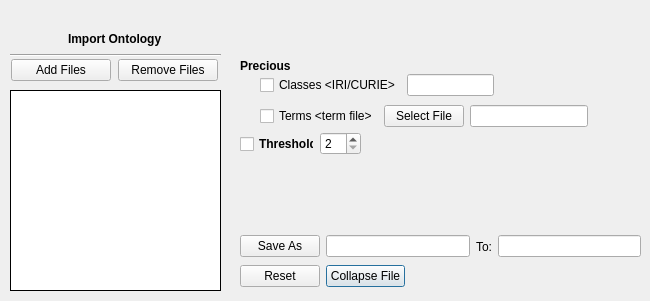
      <widget class="QWidget" name="collapse">
       <attribute name="title">
        <string>Collapse</string>
       </attribute>
       <widget class="QListWidget" name="collapseFileNames">
        <property name="geometry">
         <rect>
          <x>10</x>
          <y>90</y>
          <width>211</width>
          <height>201</height>
         </rect>
        </property>
        <property name="focusPolicy">
         <enum>Qt::ClickFocus</enum>
        </property>
        <property name="frameShape">
         <enum>QFrame::Box</enum>
        </property>
        <property name="frameShadow">
         <enum>QFrame::Plain</enum>
        </property>
       </widget>
       <widget class="QLabel" name="label_3">
        <property name="geometry">
         <rect>
          <x>240</x>
          <y>50</y>
          <width>58</width>
          <height>31</height>
         </rect>
        </property>
        <property name="font">
         <font>
          <family>Arial</family>
          <pointsize>9</pointsize>
          <bold>true</bold>
         </font>
        </property>
        <property name="text">
         <string>Precious</string>
        </property>
       </widget>
       <widget class="QWidget" name="layoutWidget">
        <property name="geometry">
         <rect>
          <x>10</x>
          <y>50</y>
          <width>211</width>
          <height>41</height>
         </rect>
        </property>
        <layout class="QHBoxLayout" name="horizontalLayout_8">
         <item>
          <widget class="QPushButton" name="collapseAddFile">
           <property name="sizePolicy">
            <sizepolicy hsizetype="Ignored" vsizetype="Fixed">
             <horstretch>0</horstretch>
             <verstretch>0</verstretch>
            </sizepolicy>
           </property>
           <property name="minimumSize">
            <size>
             <width>100</width>
             <height>0</height>
            </size>
           </property>
           <property name="maximumSize">
            <size>
             <width>100</width>
             <height>16777215</height>
            </size>
           </property>
           <property name="focusPolicy">
            <enum>Qt::NoFocus</enum>
           </property>
           <property name="text">
            <string>Add Files</string>
           </property>
           <property name="default">
            <bool>false</bool>
           </property>
           <property name="flat">
            <bool>false</bool>
           </property>
          </widget>
         </item>
         <item>
          <widget class="QPushButton" name="collapseRemoveFile">
           <property name="sizePolicy">
            <sizepolicy hsizetype="Ignored" vsizetype="Fixed">
             <horstretch>0</horstretch>
             <verstretch>0</verstretch>
            </sizepolicy>
           </property>
           <property name="minimumSize">
            <size>
             <width>100</width>
             <height>0</height>
            </size>
           </property>
           <property name="maximumSize">
            <size>
             <width>100</width>
             <height>16777215</height>
            </size>
           </property>
           <property name="focusPolicy">
            <enum>Qt::NoFocus</enum>
           </property>
           <property name="text">
            <string>Remove Files</string>
           </property>
          </widget>
         </item>
        </layout>
       </widget>
       <widget class="QWidget" name="layoutWidget">
        <property name="geometry">
         <rect>
          <x>240</x>
          <y>230</y>
          <width>401</width>
          <height>33</height>
         </rect>
        </property>
        <layout class="QHBoxLayout" name="horizontalLayout_9">
         <item>
          <widget class="QPushButton" name="collapseSaveAs">
           <property name="focusPolicy">
            <enum>Qt::NoFocus</enum>
           </property>
           <property name="text">
            <string>Save As</string>
           </property>
          </widget>
         </item>
         <item>
          <widget class="QLineEdit" name="collapseNameSave">
           <property name="focusPolicy">
            <enum>Qt::NoFocus</enum>
           </property>
           <property name="text">
            <string/>
           </property>
           <property name="alignment">
            <set>Qt::AlignLeading|Qt::AlignLeft|Qt::AlignVCenter</set>
           </property>
           <property name="dragEnabled">
            <bool>false</bool>
           </property>
           <property name="placeholderText">
            <string/>
           </property>
           <property name="clearButtonEnabled">
            <bool>false</bool>
           </property>
          </widget>
         </item>
         <item>
          <widget class="QLabel" name="label_2">
           <property name="text">
            <string>To:</string>
           </property>
           <property name="alignment">
            <set>Qt::AlignCenter</set>
           </property>
          </widget>
         </item>
         <item>
          <widget class="QLineEdit" name="collapseSavePath">
           <property name="focusPolicy">
            <enum>Qt::NoFocus</enum>
           </property>
          </widget>
         </item>
        </layout>
       </widget>
       <widget class="QWidget" name="layoutWidget">
        <property name="geometry">
         <rect>
          <x>240</x>
          <y>260</y>
          <width>165</width>
          <height>32</height>
         </rect>
        </property>
        <layout class="QHBoxLayout" name="horizontalLayout_10">
         <item>
          <widget class="QPushButton" name="collapseReset">
           <property name="sizePolicy">
            <sizepolicy hsizetype="Expanding" vsizetype="Fixed">
             <horstretch>0</horstretch>
             <verstretch>0</verstretch>
            </sizepolicy>
           </property>
           <property name="maximumSize">
            <size>
             <width>150</width>
             <height>16777215</height>
            </size>
           </property>
           <property name="focusPolicy">
            <enum>Qt::NoFocus</enum>
           </property>
           <property name="text">
            <string>Reset</string>
           </property>
          </widget>
         </item>
         <item>
          <widget class="QPushButton" name="collapseButton">
           <property name="sizePolicy">
            <sizepolicy hsizetype="Expanding" vsizetype="Fixed">
             <horstretch>0</horstretch>
             <verstretch>0</verstretch>
            </sizepolicy>
           </property>
           <property name="minimumSize">
            <size>
             <width>0</width>
             <height>0</height>
            </size>
           </property>
           <property name="maximumSize">
            <size>
             <width>150</width>
             <height>16777215</height>
            </size>
           </property>
           <property name="focusPolicy">
            <enum>Qt::NoFocus</enum>
           </property>
           <property name="autoFillBackground">
            <bool>false</bool>
           </property>
           <property name="text">
            <string>Collapse File</string>
           </property>
           <property name="autoDefault">
            <bool>false</bool>
           </property>
           <property name="default">
            <bool>true</bool>
           </property>
           <property name="flat">
            <bool>false</bool>
           </property>
          </widget>
         </item>
        </layout>
       </widget>
       <widget class="QWidget" name="layoutWidget">
        <property name="geometry">
         <rect>
          <x>240</x>
          <y>130</y>
          <width>121</width>
          <height>28</height>
         </rect>
        </property>
        <layout class="QHBoxLayout" name="horizontalLayout_11">
         <item>
          <widget class="QCheckBox" name="collapseThreshold">
           <property name="font">
            <font>
             <family>Arial</family>
             <pointsize>9</pointsize>
             <bold>true</bold>
            </font>
           </property>
           <property name="focusPolicy">
            <enum>Qt::NoFocus</enum>
           </property>
           <property name="text">
            <string>Threshold</string>
           </property>
          </widget>
         </item>
         <item>
          <widget class="QSpinBox" name="collapseThresholdEdit">
           <property name="focusPolicy">
            <enum>Qt::NoFocus</enum>
           </property>
           <property name="minimum">
            <number>2</number>
           </property>
          </widget>
         </item>
        </layout>
       </widget>
       <widget class="QWidget" name="layoutWidget">
        <property name="geometry">
         <rect>
          <x>260</x>
          <y>70</y>
          <width>234</width>
          <height>31</height>
         </rect>
        </property>
        <layout class="QHBoxLayout" name="horizontalLayout_12">
         <item>
          <widget class="QCheckBox" name="collapsePreciousClasses">
           <property name="focusPolicy">
            <enum>Qt::NoFocus</enum>
           </property>
           <property name="text">
            <string>Classes &lt;IRI/CURIE&gt;</string>
           </property>
           <property name="checkable">
            <bool>true</bool>
           </property>
           <property name="checked">
            <bool>false</bool>
           </property>
           <property name="autoRepeat">
            <bool>false</bool>
           </property>
           <property name="autoExclusive">
            <bool>false</bool>
           </property>
           <property name="tristate">
            <bool>false</bool>
           </property>
          </widget>
         </item>
         <item>
          <widget class="QLineEdit" name="collapsePreciousClassesEdit">
           <property name="focusPolicy">
            <enum>Qt::ClickFocus</enum>
           </property>
          </widget>
         </item>
        </layout>
       </widget>
       <widget class="QWidget" name="layoutWidget">
        <property name="geometry">
         <rect>
          <x>260</x>
          <y>100</y>
          <width>328</width>
          <height>33</height>
         </rect>
        </property>
        <layout class="QHBoxLayout" name="horizontalLayout_13">
         <item>
          <widget class="QCheckBox" name="collapsePreciousTerms">
           <property name="focusPolicy">
            <enum>Qt::NoFocus</enum>
           </property>
           <property name="text">
            <string>Terms &lt;term file&gt;</string>
           </property>
           <property name="checked">
            <bool>false</bool>
           </property>
           <property name="tristate">
            <bool>false</bool>
           </property>
          </widget>
         </item>
         <item>
          <widget class="QPushButton" name="collapsePreciousTermsFile">
           <property name="text">
            <string>Select File</string>
           </property>
          </widget>
         </item>
         <item>
          <widget class="QLineEdit" name="collapsePreciousTermsEdit">
           <property name="focusPolicy">
            <enum>Qt::NoFocus</enum>
           </property>
          </widget>
         </item>
        </layout>
       </widget>
       <widget class="QWidget" name="">
        <property name="geometry">
         <rect>
          <x>10</x>
          <y>30</y>
          <width>211</width>
          <height>27</height>
         </rect>
        </property>
        <layout class="QVBoxLayout" name="verticalLayout_6">
         <item alignment="Qt::AlignHCenter">
          <widget class="QLabel" name="label_75">
           <property name="font">
            <font>
             <family>Arial</family>
             <pointsize>9</pointsize>
             <bold>true</bold>
            </font>
           </property>
           <property name="text">
            <string>Import Ontology</string>
           </property>
          </widget>
         </item>
         <item>
          <widget class="Line" name="line_13">
           <property name="orientation">
            <enum>Qt::Horizontal</enum>
           </property>
          </widget>
         </item>
        </layout>
       </widget>
      </widget>
